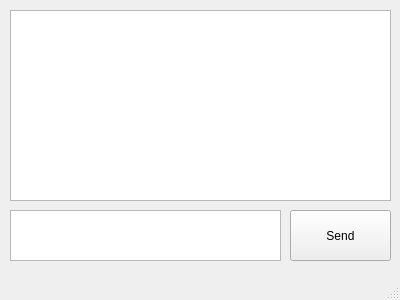
<?xml version="1.0" encoding="UTF-8"?>
<ui version="4.0">
 <class>MainWindow</class>
 <widget class="QMainWindow" name="MainWindow">
  <property name="geometry">
   <rect>
    <x>0</x>
    <y>0</y>
    <width>400</width>
    <height>300</height>
   </rect>
  </property>
  <property name="windowTitle">
   <string>MainWindow</string>
  </property>
  <widget class="QWidget" name="centralWidget">
   <widget class="QTextEdit" name="txtInput">
    <property name="geometry">
     <rect>
      <x>10</x>
      <y>210</y>
      <width>271</width>
      <height>51</height>
     </rect>
    </property>
   </widget>
   <widget class="QPushButton" name="btnSend">
    <property name="geometry">
     <rect>
      <x>290</x>
      <y>210</y>
      <width>101</width>
      <height>51</height>
     </rect>
    </property>
    <property name="text">
     <string>Send</string>
    </property>
   </widget>
   <widget class="QTextEdit" name="txtOutput">
    <property name="geometry">
     <rect>
      <x>10</x>
      <y>10</y>
      <width>381</width>
      <height>191</height>
     </rect>
    </property>
   </widget>
  </widget>
  <widget class="QMenuBar" name="menuBar">
   <property name="geometry">
    <rect>
     <x>0</x>
     <y>0</y>
     <width>400</width>
     <height>19</height>
    </rect>
   </property>
  </widget>
  <widget class="QStatusBar" name="statusBar"/>
 </widget>
 <layoutdefault spacing="6" margin="11"/>
 <resources/>
 <connections/>
</ui>
